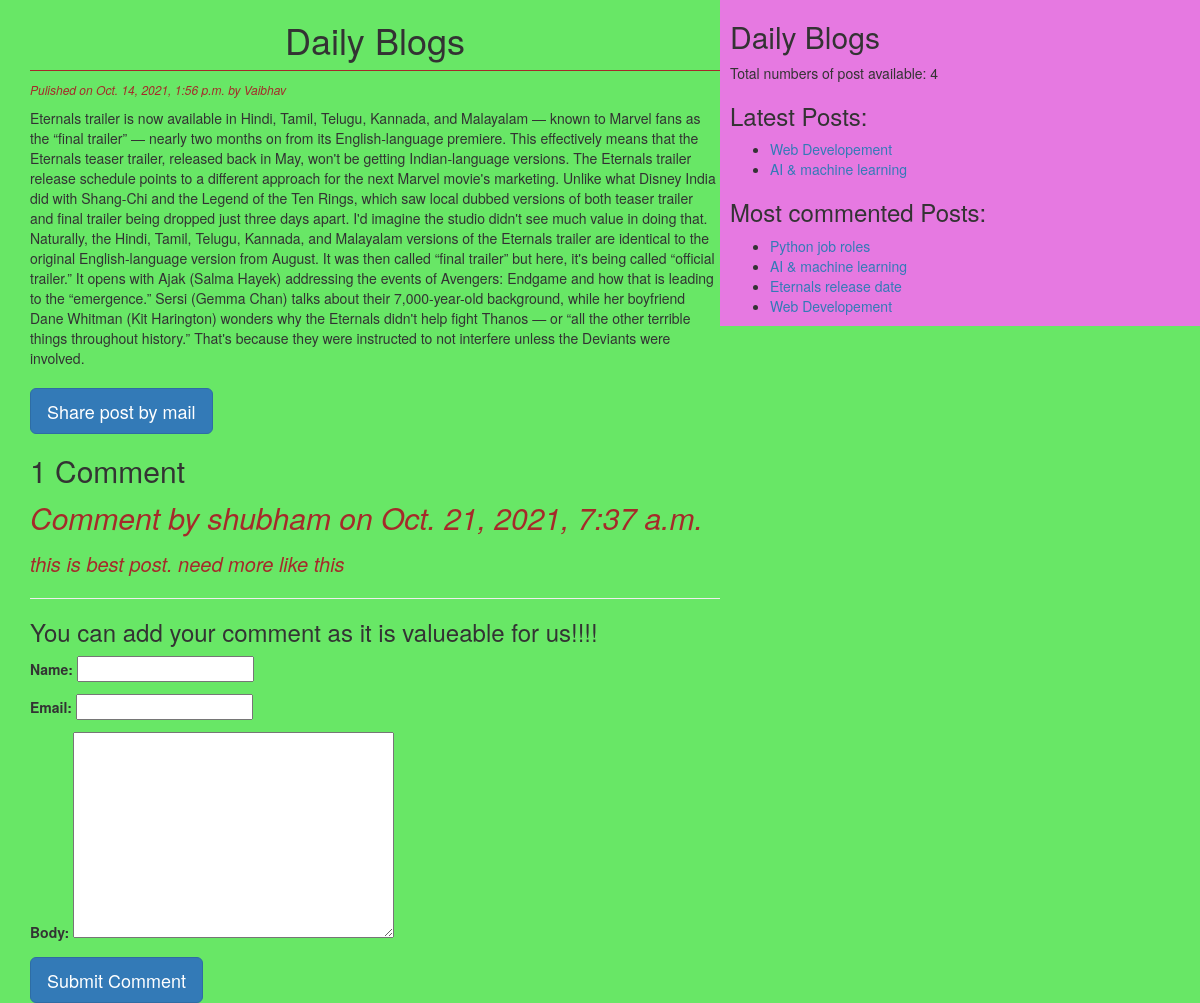
The app's page /2021/10/14/eternals-release-date with its own data.
### blog/models.py (models this page shows, shortened)
class Post(models.Model):
  STATUS_CHOICES = (('draft', 'Draft'),('published', 'Published'))
  title = models.CharField(max_length=256)
  slug = models.SlugField(max_length=264, unique_for_date='publish')
  author = models.ForeignKey(User, on_delete=models.CASCADE, related_name='blog_posts')
  body = models.TextField()
  publish = models.DateTimeField(default=timezone.now)
  created = models.DateTimeField(auto_now_add=True)
  updated = models.DateTimeField(auto_now=True)
  status = models.CharField(max_length=10, choices=STATUS_CHOICES, default='draft')
  objects = CustomModelManager()
  tags = TaggableManager()
  class Meta:
    ordering = ('-publish',)
  def get_absolute_url(self):
    return reverse('post_detail', args=[self.publish.year, self.publish.strftime('%m'), self.publish.strftime('%d'), self.slug])

class Comment(models.Model):
  post = models.ForeignKey(Post, on_delete=models.CASCADE, related_name='comments')
  name = models.CharField(max_length=264)
  email = models.EmailField()
  body = models.TextField()
  created = models.DateTimeField(auto_now_add=True)
  updated = models.DateTimeField(auto_now=True)
  active = models.BooleanField(default=True)
  class Meta:
    ordering = ('-created',)

### blog/views.py (the view)
# urls.py: path('<year>/<month>/<day>/<post>', views.post_detail_view, name="post_detail"),
def post_detail_view(request, year, month, day, post):
  post = get_object_or_404(Post, slug=post,
                                  status='published',
                                  publish__year=year,
                                  publish__month=month,
                                  publish__day=day)
  comments = post.comments.filter(active=True)
  csubmit = False
  if request.method == 'POST':
    form = CommentForm(request.POST)
    if form.is_valid():
      new_comment = form.save(commit=False)
      new_comment.post = post
      new_comment.save()
      csubmit = True
  else:
    form = CommentForm()
  return render(request, 'blog/post_detail.html', {'post':post, 'form':form, 'csubmit':csubmit, 'comments':comments})

### blog/forms.py
class CommentForm(forms.ModelForm):
  class Meta:
    model = Comment
    fields = ('name', 'email', 'body')

### blog/models.py (called while the page is built)
  def get_queryset(self):
    return super().get_queryset().filter(status='published')

### blog/templatetags/blog_tags.py (called while the page is built)
@register.simple_tag(name='my_tag')
def total_posts():
  return Post.objects.count()

@register.inclusion_tag('blog/latest_posts.html')
def show_latest_posts(count=2):
  latest_posts =  Post.objects.order_by('-publish')[:count]
  return {'latest_posts':latest_posts}

@register.simple_tag()
def get_most_commented_posts(count=10):
  return Post.objects.annotate(total_comments=Count('comments')).order_by('total_comments')[:count]

### templates/blog/post_detail.html (shortened to what this page needs)
{% extends 'blog/base.html' %}
  {% block content %}
    <h1>Daily Blogs</h1>
    <p id="date">Pulished on {{post.publish}} by {{post.author|title}}</p>
    {{post.body}}
    <br>
    <br>
    <a href="/{{post.id}}/share" class="btn btn-lg btn-primary">Share post by mail</a>
    {% with comments.count as comments_count %}
      <h2>{{comments.count}} Comment{{comments_count|pluralize}}</h2>
    {% endwith %}
    {% if comments %}
      {% for comment in comments %}
        <p id="ch">Comment by {{comment.name}} on {{comment.created}}</p>
        <div class="cb">{{comment.body|linebreaks}}</div>
      {% endfor %}
      {% else %}
      <p>This post dont have comment Yet!!!</p>
    {% endif %}
    <hr>
    {% if csubmit %}
        <h3>Your comment has been added Successfully</h3>
      {% else %}
        <h3>You can add your comment as it is valueable for us!!!!</h3>
        <form method="post">
          {{form.as_p}}
          <input type="submit" class="btn btn-lg btn-primary" value="Submit Comment">
        </form>
    {% endif %}
  {% endblock content %}

### templates/blog/base.html (shortened to what this page needs)
<!DOCTYPE html>
{% load blog_tags %}
{% load static %}
<html lang="en">
<head>
  <link rel="stylesheet" href="https://maxcdn.bootstrapcdn.com/bootstrap/3.3.7/css/bootstrap.min.css"
>
    <link rel="stylesheet" href="{% static 'css/blog.css' %}">
</head>
<body>
  <div class="content">
    {% block content %}
    {% endblock content %}
  </div>
  <div class="sidebar">
    <h2>Daily Blogs</h2>
    <p>Total numbers of post available: <span id="pcount">{% my_tag %}</span></p>
    <h3>Latest Posts:</h3>{% show_latest_posts %}
    <h3>Most commented Posts:</h3>
    {%get_most_commented_posts as most_commented_posts%}
    <ul>
      {% for post in most_commented_posts %}
        <li><a href="{{post.get_absolute_url}}">{{post.title}}</a></li>
      {% endfor %}
    </ul>
  </div>
</body>
</html>

### templates/blog/latest_posts.html
<ul>
  {% for post in latest_posts %}
    <li><a href="{{post.get_absolute_url}}">{{post.title}}</a></li>
  {% endfor %}
</ul>

### static/css/blog.css (style rules this page uses)
.content { width: 60%; float: left; padding: 0 0 0 30px; background: rgb(104, 231, 102); height: 100%; }
.sidebar { width: 40%; float: right; padding-left: 10px; background: rgb(230, 121, 225); height: 100%; }
h1 { text-align: center; border-bottom: 1px solid brown; padding-bottom: 10px; }
body { background: rgb(104, 231, 102); }
#date { color: brown; font-size: 12px; font-style: italic; }
#ch { color: brown; font-size: 30px; font-style: italic; }
.cb { color: brown; font-size: 20px; font-style: italic; }

### records on screen
Post: publish "Oct. 14, 2021, 1:56 p.m.", author "Vaibhav", body "Eternals trailer is now available in Hindi, Tamil, Telugu, Kannada, and Malayalam — known to Marvel fans as the “final trailer” — nearly two months on from its English-language premiere. This effectively means that the Eternals teaser trailer, released back in May, won't be getting Indian-language versions. The Eternals trailer release schedule points to a different approach for the next Marvel movie's marketing. Unlike what Disney India did with Shang-Chi and the Legend of the Ten Rings, which saw local dubbed versions of both teaser trailer and final trailer being dropped just three days apart. I'd imagine the studio didn't see much value in doing that. Naturally, the Hindi, Tamil,…", title "Eternals release date"
Comment: name "shubham", created "Oct. 21, 2021, 7:37 a.m.", body "this is best post. need more like this"
Post: title "Web Developement"
Post: title "AI & machine learning"
Post: title "Python job roles"

### other values on screen
{{ comments.count }} "1"
